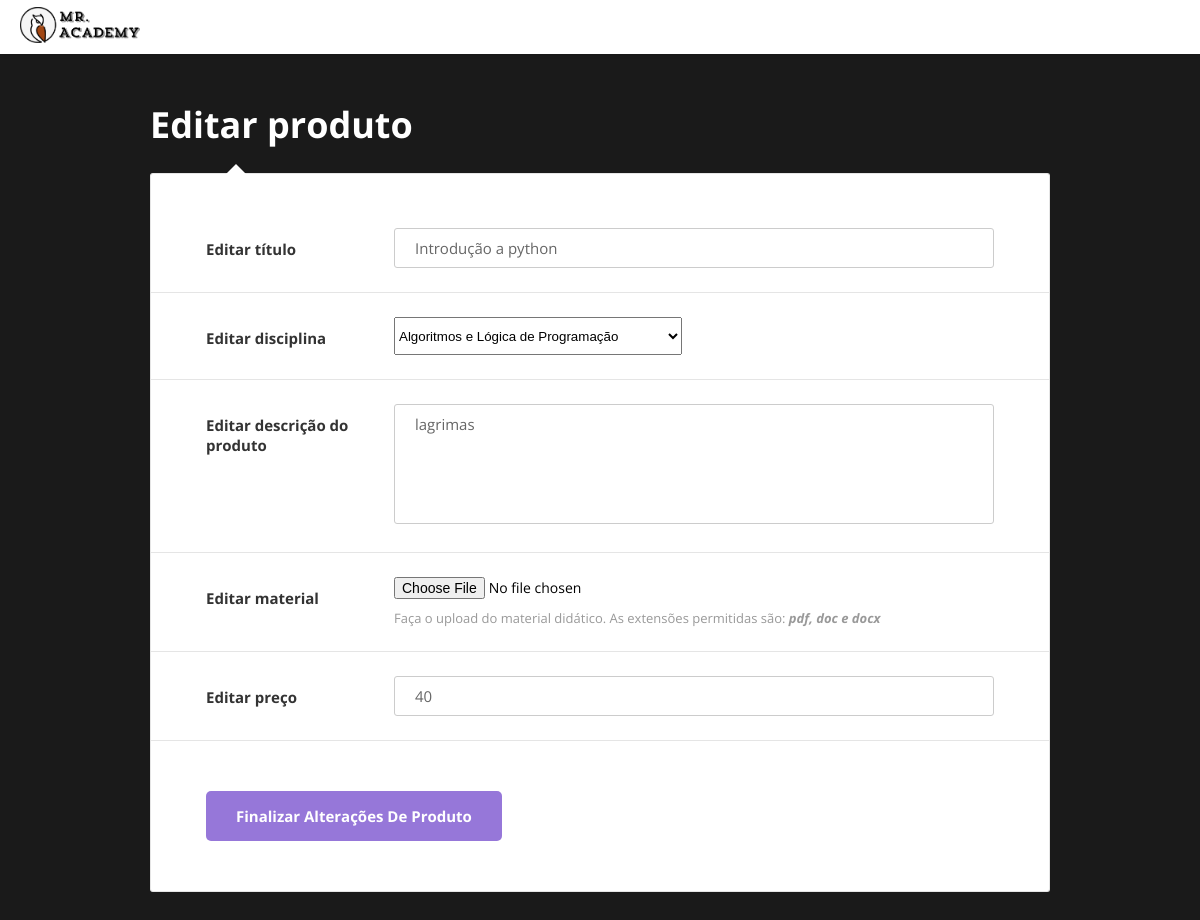
The page /src/carousel/add-product/add-product/change-product.php?id=31 on the database its author committed.
### tables this page shows
CREATE TABLE `arquivos` (
  `id` int(11) NOT NULL,
  `nome_arquivo` varchar(100) NOT NULL,
  `caminho` varchar(255) NOT NULL,
  `disciplina` varchar(100) NOT NULL,
  `descricao` text NOT NULL,
  `extensao_arquivo` varchar(5) NOT NULL,
  `titulo_produto` varchar(250) NOT NULL,
  `preco` varchar(100) NOT NULL
);

### src/carousel/add-product/add-product/change-product.php (the view, shortened to what this page needs)
<?php
    include("conexao.php");
    $id = $_REQUEST['id'];
	$result_produtos = "SELECT * FROM arquivos WHERE id = $id";
	$resultado_produtos = mysqli_query($conexao, $result_produtos);
	$infos_produto = mysqli_fetch_assoc($resultado_produtos);
?>
<!DOCTYPE html>
<html lang="pt-br">
<head>
    <link href="css/main.css" rel="stylesheet" media="all">
     <link href="css/header.css" rel="stylesheet" media="all">
</head>
<header class="header">
  <a href="../../produtos.php" class="logo"><img src="../../imagens/logo.png" width="120px"></a>
</header>
<body>
    <div class="page-wrapper bg-dark p-t-100 p-b-50">
        <div class="wrapper wrapper--w900">
            <div class="card card-6">
                <div class="card-heading">
                    <h2 class="title">Editar produto</h2>
                </div>
                <div class="card-body">
                <?php echo ("<form id='envio' enctype='multipart/form-data' action='alterar_conteudo_produto.php?id=".$id."' method='POST'>"); ?>
                        <div class="form-row">
                            <div class="name">Editar título</div>
                            <div class="value">
                                <input class="input--style-6" type="text" name="titulo_produto" value="<?php echo($infos_produto['titulo_produto']) ?>">
                            </div>
                        </div>
                        <div class="form-row">
                            <div class="name">Editar disciplina</div>
                            <div class="value">
                                <div class="input-group">
                                <select class="selectpicker" name="disciplina" style="height: 38px;">
                                        <option value="Algoritmos e Lógica de Programação"<?php if ($infos_produto['disciplina'] =="Algoritmos e Lógica de Programação") echo 'selected'; ?>>Algoritmos e Lógica de Programação</option>
                                </select>
                                </div>
                            </div>
                        </div>
                        <div class="form-row">
                            <div class="name">Editar descrição do produto</div>
                            <div class="value">
                                <div class="input-group">
                                    <textarea maxlength="250" class="textarea--style-6" name="descricao" id="descricao" value=""><?php echo($infos_produto['descricao'])?></textarea>
                                </div>
                            </div>
                        </div>
                        <div class="form-row">
                            <div class="name">Editar material</div>
                            <div class="value">
                                <div class="input-group js-input-file">
                                    <input type="file" name="file_cv">
                                </div>
                                <div class="label--desc">Faça o upload do material didático. As extensões permitidas são: <b><i>pdf, doc e docx</i></b></div>
                            </div>
                        </div>
                        <div class="form-row">
                            <div class="name">Editar preço</div>
                            <div class="value">
                                <input class="input--style-6" type="text" name="preco" value="<?php echo($infos_produto['preco']) ?>">
                            </div>
                        </div>
                    </form>
                </div>
                <div class="card-footer">
                    <button form="envio" class="btn btn--radius-2 btn--blue-2" name="enviar" type="submit">Finalizar alterações de produto</button>
                </div>
            </div>
        </div>
    </div>
</body>
</html>

### src/carousel/add-product/add-product/css/main.css (style rules this page uses)
.form-row { display: -webkit-box; display: -webkit-flex; display: -moz-box; display: -ms-flexbox; display: flex; -webkit-flex-wrap: wrap; -ms-flex-wrap: wrap; flex-wrap: wrap; -webkit-box-align: start; -webkit-align-items: flex-start; -moz-box-align: start; -ms-flex-align: start; align-items: flex-start; padding: 24px 55px; border-bottom: 1px solid #e5e5e5; }
.form-row .name { width: 188px; color: #333; font-size: 15px; font-weight: 700; margin-top: 11px; }
.form-row .value { width: -webkit-calc(100% - 188px); width: -moz-calc(100% - 188px); width: calc(100% - 188px); }
html { -webkit-box-sizing: border-box; -moz-box-sizing: border-box; box-sizing: border-box; }
* { padding: 0; margin: 0; }
*, *:before, *:after { -webkit-box-sizing: inherit; -moz-box-sizing: inherit; box-sizing: inherit; }
body, h1, h2, h3, h4, h5, h6, blockquote, p, pre, dl, dd, ol, ul, figure, hr, fieldset, legend { margin: 0; padding: 0; }
button { outline: none; background: none; border: none; }
.page-wrapper { min-height: 100vh; }
body { font-family: "Open Sans", "Arial", "Helvetica Neue", sans-serif; font-weight: 400; font-size: 14px; }
h1, h2, h3, h4, h5, h6 { font-weight: 400; }
h2 { font-size: 30px; }
.bg-dark { background: #1a1a1a; }
.p-t-100 { padding-top: 100px; }
.p-b-50 { padding-bottom: 50px; }
.wrapper { margin: 0 auto; }
.wrapper--w900 { max-width: 900px; }
.btn { display: inline-block; line-height: 50px; padding: 0 30px; -webkit-transition: all 0.4s ease; -o-transition: all 0.4s ease; -moz-transition: all 0.4s ease; transition: all 0.4s ease; cursor: pointer; font-size: 15px; text-transform: capitalize; font-weight: 700; color: #fff; font-family: inherit; }
.btn--radius-2 { -webkit-border-radius: 5px; -moz-border-radius: 5px; border-radius: 5px; }
.btn--blue-2 { background: #9677D9; }
input, textarea { outline: none; margin: 0; border: none; -webkit-box-shadow: none; -moz-box-shadow: none; box-shadow: none; width: 100%; font-size: 14px; font-family: inherit; }
textarea { resize: none; }
.input-group { position: relative; margin: 0; }
.input--style-6, .textarea--style-6 { background: transparent; line-height: 38px; border: 1px solid #cccccc; -webkit-border-radius: 3px; -moz-border-radius: 3px; border-radius: 3px; color: #666; font-size: 15px; -webkit-transition: all 0.4s ease; -o-transition: all 0.4s ease; -moz-transition: all 0.4s ease; transition: all 0.4s ease; padding: 0 20px; }
.textarea--style-6 { line-height: 1.2; min-height: 120px; padding: 10px 20px; }
.label--desc { font-size: 13px; color: #999; margin-top: 10px; }
.title { font-size: 36px; font-weight: 700; text-align: left; color: #fff; margin-bottom: 24px; }
.card { -webkit-border-radius: 3px; -moz-border-radius: 3px; border-radius: 3px; background: #fff; }
.card-6 { background: transparent; }
.card-6 .card-heading { background: transparent; }
.card-6 .card-body { background: #fff; position: relative; border: 1px solid #e5e5e5; border-bottom: none; padding: 30px 0; padding-bottom: 0; -webkit-border-top-left-radius: 3px; -moz-border-radius-topleft: 3px; border-top-left-radius: 3px; -webkit-border-top-right-radius: 3px; -moz-border-radius-topright: 3px; border-top-right-radius: 3px; }
.card-6 .card-body:before { bottom: 100%; left: 75px; border: solid transparent; content: ""; height: 0; width: 0; position: absolute; pointer-events: none; border-color: rgba(255, 255, 255, 0); border-bottom-color: #fff; border-width: 10px; }
.card-6 .card-footer { background: #fff; border: 1px solid #e5e5e5; border-top: none; -webkit-border-bottom-left-radius: 3px; -moz-border-radius-bottomleft: 3px; border-bottom-left-radius: 3px; -webkit-border-bottom-right-radius: 3px; -moz-border-radius-bottomright: 3px; border-bottom-right-radius: 3px; padding: 50px 55px; }

### src/carousel/add-product/add-product/css/header.css (style rules this page uses)
body { margin: 0; font-family: "Open Sans", "Arial", "Helvetica Neue", sans-serif; background-color: #f4f4f4; }
a { color: #000; }
.header { background-color: #fff; box-shadow: 1px 1px 4px 0 rgba(0,0,0,.1); position: fixed; width: 100%; z-index: 3; }
.header .logo { display: block; float: left; font-size: ; padding: 7px 20px; text-decoration: none; }

### rows shown on the page
arquivos: titulo_produto "Introdução a python", disciplina "Algoritmos e Lógica de Programação", descricao "lagrimas", preco "40"
